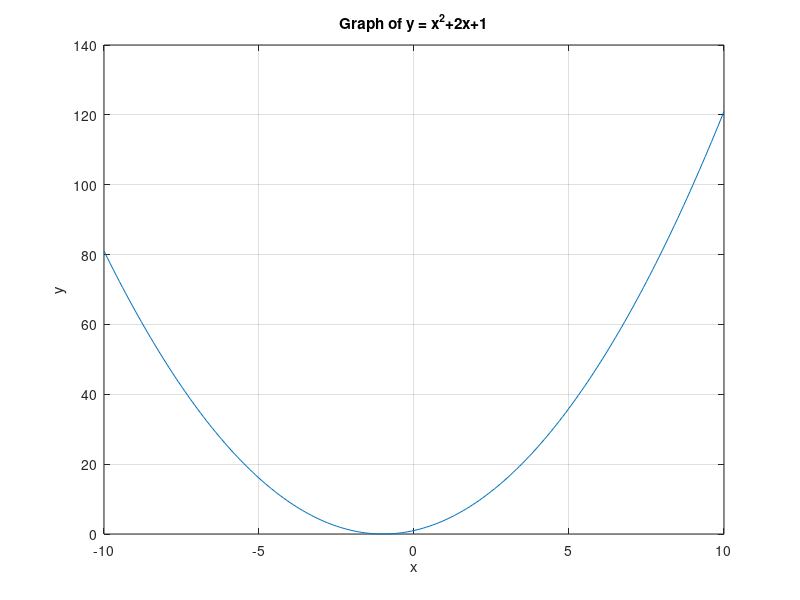
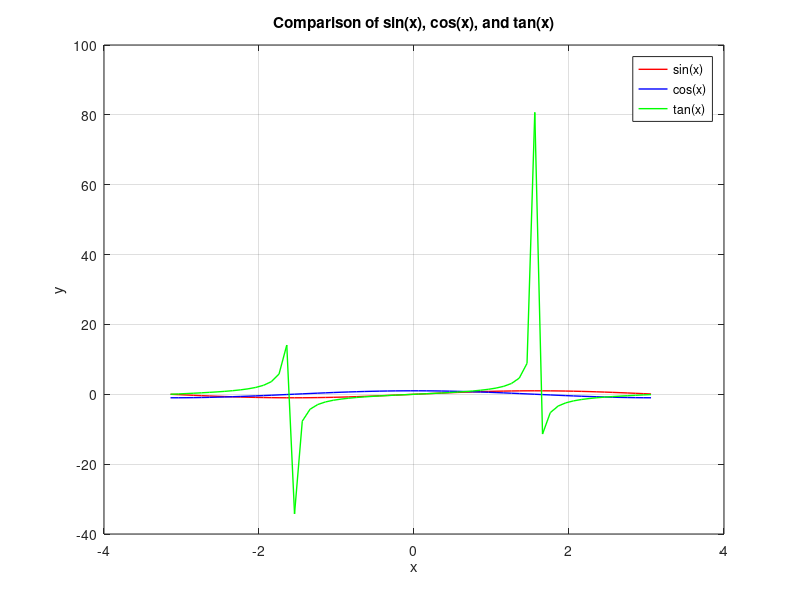
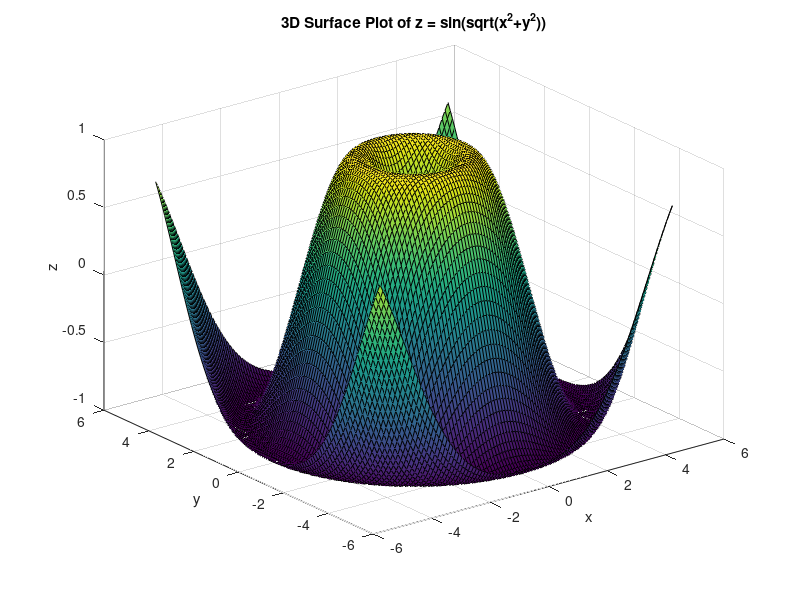

Source code (MATLAB) for these figures, in order:
clc;
clear;
close all;


x=-10:0.1:10;
y=x.^2+2*x+1;

figure
plot(x,y);
title('Graph of y = x^2+2x+1');
xlabel('x');
ylabel('y');

grid on
hold off;



x=-pi:0.1:pi;
y1=sin(x);
y2=cos(x);
y3=tan(x);
figure
plot(x,y1,'-r','LineWidth',1);
hold on;
plot(x,y2,'-blue','LineWidth',1);
plot(x,y3,'-g','LineWidth',1);

title('Comparison of sin(x), cos(x), and tan(x)');
xlabel('x');
ylabel('y');
legend('sin(x)','cos(x)','tan(x)');

grid on
hold off;

x=-5:0.1:5;
y=-5:0.1:5;

[X, Y] = meshgrid(x, y);
Z = sin(sqrt(X.^2 + Y.^2));

figure
surf(X, Y, Z);
title('3D Surface Plot of z = sin(sqrt(x^2+y^2))');
xlabel('x');
ylabel('y');
zlabel('z');

grid on

